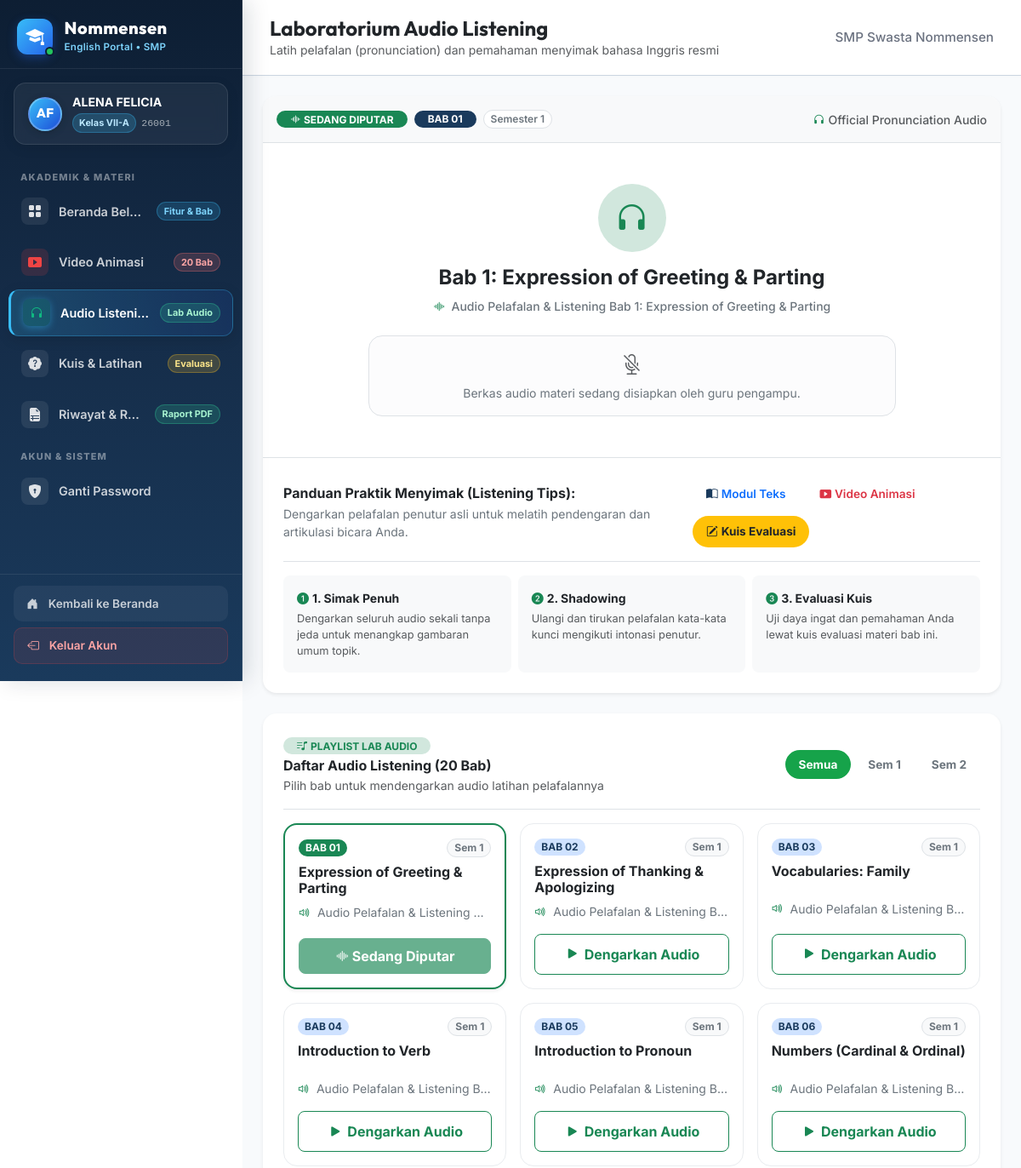
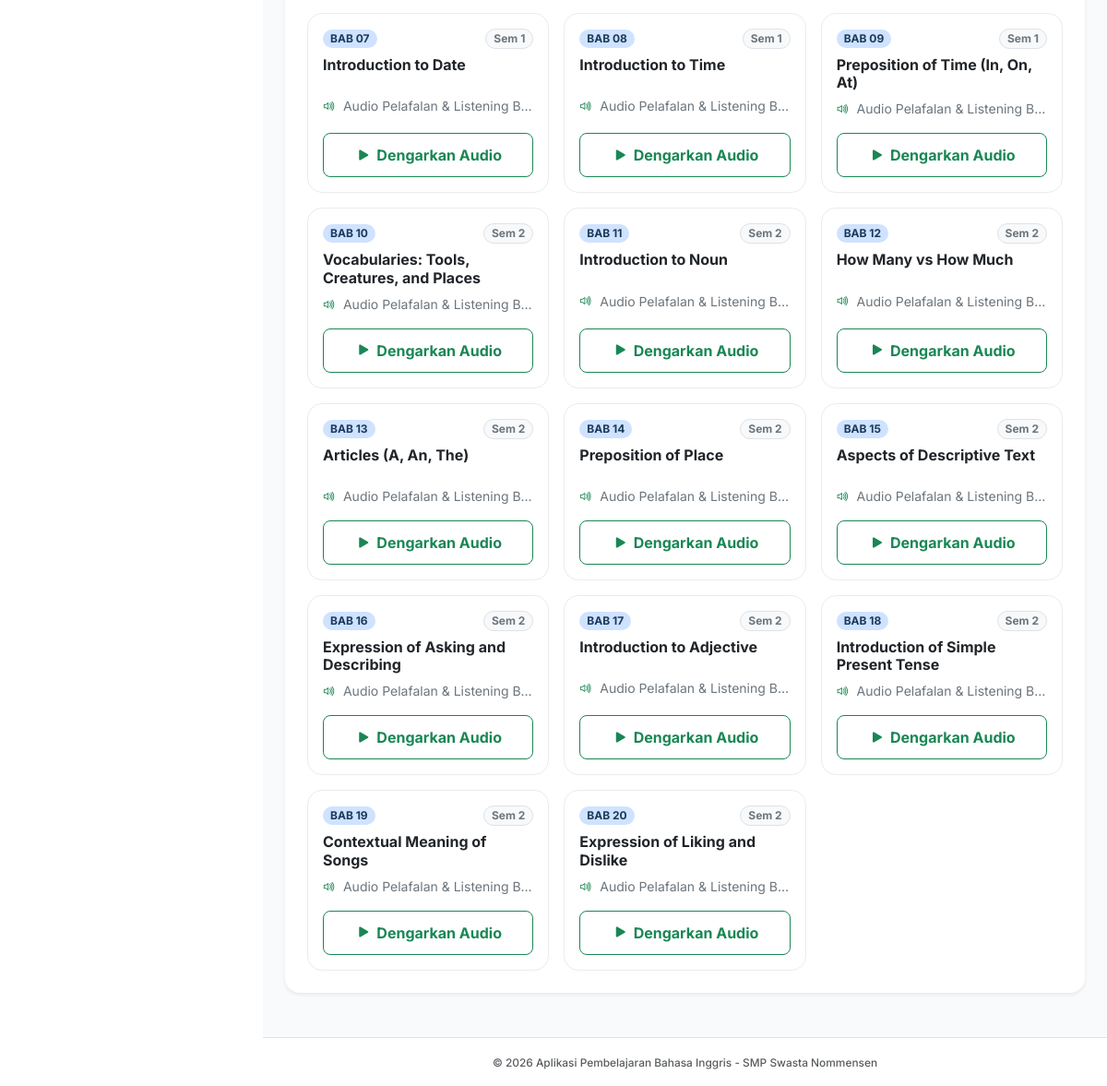
Page /siswa/audio.php (signed in) on the committed database (2 pictures, top to bottom).
### tables this page shows
CREATE TABLE `tb_materi` (
  `id_materi` int(11) NOT NULL AUTO_INCREMENT,
  `kategori` varchar(50) NOT NULL,
  `semester` tinyint(1) NOT NULL DEFAULT 1,
  `urutan` int(11) NOT NULL DEFAULT 1,
  `judul_materi` varchar(150) NOT NULL,
  `ringkasan` text DEFAULT NULL,
  `konten_teks` text DEFAULT NULL,
  `created_at` timestamp NOT NULL DEFAULT current_timestamp(),
  `id_guru` int(11) DEFAULT NULL,
  PRIMARY KEY (`id_materi`),
  KEY `id_guru` (`id_guru`),
  CONSTRAINT `tb_materi_ibfk_1` FOREIGN KEY (`id_guru`) REFERENCES `tb_guru` (`id_guru`) ON DELETE SET NULL
);

CREATE TABLE `tb_audio` (
  `id_audio` int(11) NOT NULL AUTO_INCREMENT,
  `id_materi` int(11) DEFAULT NULL,
  `file_audio` varchar(255) NOT NULL,
  `keterangan` varchar(255) DEFAULT NULL,
  PRIMARY KEY (`id_audio`),
  KEY `id_materi` (`id_materi`),
  CONSTRAINT `tb_audio_ibfk_1` FOREIGN KEY (`id_materi`) REFERENCES `tb_materi` (`id_materi`) ON DELETE CASCADE
);

### siswa/audio.php (the view, shortened to what this page needs)
<?php
require_once '../config.php';
$filter_sem = isset($_GET['semester']) ? intval($_GET['semester']) : 0;
$sql_list = "
    SELECT a.id_audio, a.file_audio, a.keterangan,
           m.id_materi, m.judul_materi, m.urutan, m.semester, m.ringkasan,
           k.id_kuis
    FROM tb_audio a
    JOIN tb_materi m ON a.id_materi = m.id_materi
    LEFT JOIN tb_kuis k ON m.id_materi = k.id_materi
";
$sql_list .= " ORDER BY m.urutan ASC";
$stmt_list = $pdo->prepare($sql_list);
if ($filter_sem === 1 || $filter_sem === 2) {
    $stmt_list->execute(['sem' => $filter_sem]);
} else {
    $stmt_list->execute();
}
$audio_list = $stmt_list->fetchAll();
$active_audio = null;
if (!$active_audio && !empty($audio_list)) {
    $active_audio = $audio_list[0];
}
require_once '../includes/header.php';
require_once '../includes/sidebar.php';
?>
<main class="siswa-main">
    <header class="siswa-header d-flex justify-content-between align-items-center">
        <div>
            <h1 class="h4 fw-bold text-dark mb-0">Laboratorium Audio Listening</h1>
            <div class="small text-muted">Latih pelafalan (pronunciation) dan pemahaman menyimak bahasa Inggris resmi</div>
        </div>
        <div class="siswa-header-school">SMP Swasta Nommensen</div>
    </header>
    <div class="siswa-content container-fluid px-3 px-md-4 py-4">
        <div class="mx-auto" style="max-width: 1020px;">
            <?php if ($active_audio): ?>
                <?php
                $audio_filename = $active_audio['file_audio'];
                $audio_path = '../assets/audio/' . $audio_filename;
                $audio_exists = !empty($audio_filename) && file_exists(__DIR__ . '/' . $audio_path);
                ?>
                <div class="card border-0 shadow-sm rounded-4 bg-white overflow-hidden mb-4">
                    <div class="card-header bg-light border-bottom p-3 d-flex flex-wrap justify-content-between align-items-center gap-2">
                        <div class="d-flex align-items-center gap-2">
                            <span class="badge bg-success text-white fw-bold px-3 py-1 rounded-pill shadow-xs">
                                <i class="bi bi-soundwave me-1"></i>SEDANG DIPUTAR
                            </span>
                            <span class="badge bg-primary text-white fw-bold px-3 py-1 rounded-pill">
                                BAB <?= sprintf("%02d", $active_audio['urutan']) ?>
                            </span>
                            <span class="badge bg-white text-secondary fw-semibold px-2 py-1 rounded-pill small border">
                                Semester <?= htmlspecialchars($active_audio['semester']) ?>
                            </span>
                        </div>
                        <div class="small text-muted fw-medium">
                            <i class="bi bi-headphones me-1 text-success"></i>Official Pronunciation Audio
                        </div>
                    </div>
                    <div class="p-4 p-md-5 text-center bg-white border-bottom">
                        <div class="d-inline-flex align-items-center justify-content-center bg-success-subtle text-success rounded-circle p-4 mb-3 shadow-xs" style="width: 80px; height: 80px;">
                            <i class="bi bi-headphones fs-1"></i>
                        </div>
                        <h2 class="h4 fw-bold text-dark mb-2">
                            Bab <?= $active_audio['urutan'] ?>: <?= htmlspecialchars($active_audio['judul_materi']) ?>
                        </h2>
                        <div class="text-secondary small fw-medium mb-4">
                            <i class="bi bi-soundwave me-1 text-success"></i>
                            <?= htmlspecialchars($active_audio['keterangan'] ?? 'Latihan Pelafalan & Menyimak Bahasa Inggris') ?>
                        </div>
                        <div class="mx-auto" style="max-width: 620px;">
                            <?php if ($audio_exists): ?>
                                <div class="p-3 bg-light rounded-4 border shadow-xs">
                                    <audio controls controlsList="nodownload" preload="metadata" class="w-100" id="mainAudioPlayer">
                                        <source src="<?= htmlspecialchars($audio_path) ?>" type="audio/mpeg">
                                        Browser Anda tidak mendukung pemutar audio HTML5.
                                    </audio>
                                </div>
                            <?php else: ?>
                                <div class="alert alert-light border border-dashed text-secondary rounded-4 p-3 small mb-0">
                                    <i class="bi bi-mic-mute fs-4 d-block mb-1 text-muted"></i>
                                    Berkas audio materi sedang disiapkan oleh guru pengampu.
                                </div>
                            <?php endif; ?>
                        </div>
                    </div>
                    <div class="card-body p-4">
                        <div class="d-flex flex-column flex-lg-row justify-content-between align-items-lg-center gap-3 pb-3 border-bottom mb-3">
                            <div>
                                <h3 class="h6 fw-bold text-dark mb-1">Panduan Praktik Menyimak (Listening Tips):</h3>
                                <div class="text-secondary small">
                                    Dengarkan pelafalan penutur asli untuk melatih pendengaran dan artikulasi bicara Anda.
                                </div>
                            </div>
                            <div class="d-flex flex-wrap gap-2">
                                <a href="materi_detail.php?id=<?= $active_audio['id_materi'] ?>" class="btn btn-outline-primary btn-sm rounded-pill px-3 py-2 fw-semibold d-flex align-items-center gap-1 shadow-xs" title="Buka Modul Teks Bab Ini">
                                    <i class="bi bi-book-half text-primary"></i>
                                    <span>Modul Teks</span>
                                </a>
                                <a href="video.php?id=<?= $active_audio['id_materi'] ?>" class="btn btn-outline-danger btn-sm rounded-pill px-3 py-2 fw-semibold d-flex align-items-center gap-1 shadow-xs" title="Tonton Video Bab Ini">
                                    <i class="bi bi-play-btn-fill text-danger"></i>
                                    <span>Video Animasi</span>
                                </a>
                                <?php if (!empty($active_audio['id_kuis'])): ?>
                                    <a href="kuis_kerjakan.php?id_kuis=<?= $active_audio['id_kuis'] ?>" class="btn btn-warning btn-sm rounded-pill px-3 py-2 fw-bold text-dark d-flex align-items-center gap-1 shadow-xs" title="Kerjakan Kuis Bab Ini">
                                        <i class="bi bi-pencil-square"></i>
                                        <span>Kuis Evaluasi</span>
                                    </a>
                                <?php endif; ?>
                            </div>
                        </div>
                        <div class="row row-cols-1 row-cols-md-3 g-2">
                            <div class="col">
                                <div class="p-3 bg-light rounded-3 border-0 h-100">
                                    <div class="fw-bold text-dark small mb-1"><i class="bi bi-1-circle-fill text-success me-1"></i>1. Simak Penuh</div>
                                    <div class="text-muted" style="font-size: 0.8rem;">Dengarkan seluruh audio sekali tanpa jeda untuk menangkap gambaran umum topik.</div>
                                </div>
                            </div>
                            <div class="col">
                                <div class="p-3 bg-light rounded-3 border-0 h-100">
                                    <div class="fw-bold text-dark small mb-1"><i class="bi bi-2-circle-fill text-success me-1"></i>2. Shadowing</div>
                                    <div class="text-muted" style="font-size: 0.8rem;">Ulangi dan tirukan pelafalan kata-kata kunci mengikuti intonasi penutur.</div>
                                </div>
                            </div>
                            <div class="col">
                                <div class="p-3 bg-light rounded-3 border-0 h-100">
                                    <div class="fw-bold text-dark small mb-1"><i class="bi bi-3-circle-fill text-success me-1"></i>3. Evaluasi Kuis</div>
                                    <div class="text-muted" style="font-size: 0.8rem;">Uji daya ingat dan pemahaman Anda lewat kuis evaluasi materi bab ini.</div>
                                </div>
                            </div>
                        </div>
                    </div>
                </div>
            <?php endif; ?>
            <div class="card border-0 shadow-sm rounded-4 bg-white p-4 mb-4">
                <div class="d-flex flex-column flex-sm-row justify-content-between align-items-sm-center gap-3 pb-3 mb-3 border-bottom">
                    <div>
                        <div class="badge bg-success-subtle text-success rounded-pill px-3 py-1 fw-bold mb-1">
                            <i class="bi bi-music-note-list me-1"></i>PLAYLIST LAB AUDIO
                        </div>
                        <h3 class="h6 fw-bold text-dark mb-0">Daftar Audio Listening (20 Bab)</h3>
                        <span class="small text-muted">Pilih bab untuk mendengarkan audio latihan pelafalannya</span>
                    </div>
                    <div class="d-flex gap-1">
                        <a href="audio.php<?= $active_audio ? '?id=' . $active_audio['id_materi'] : '' ?>" class="btn btn-sm <?= $filter_sem === 0 ? 'btn-success text-white' : 'btn-outline-secondary' ?> rounded-pill px-3 fw-bold">
                            Semua
                        </a>
                        <a href="audio.php?semester=1<?= $active_audio ? '&id=' . $active_audio['id_materi'] : '' ?>" class="btn btn-sm <?= $filter_sem === 1 ? 'btn-success text-white' : 'btn-outline-secondary' ?> rounded-pill px-3 fw-bold">
                            Sem 1
                        </a>
                        <a href="audio.php?semester=2<?= $active_audio ? '&id=' . $active_audio['id_materi'] : '' ?>" class="btn btn-sm <?= $filter_sem === 2 ? 'btn-success text-white' : 'btn-outline-secondary' ?> rounded-pill px-3 fw-bold">
                            Sem 2
                        </a>
                    </div>
                </div>
                <div class="row row-cols-1 row-cols-md-2 row-cols-lg-3 g-3">
                    <?php foreach ($audio_list as $item): ?>
                        <?php
                        $is_active = ($active_audio && $active_audio['id_materi'] == $item['id_materi']);
                        ?>
                        <div class="col">
                            <div class="card h-100 rounded-4 border <?= $is_active ? 'border-2 border-success bg-white shadow-sm' : 'border-light-subtle bg-white hover-shadow' ?> p-3 d-flex flex-column justify-content-between transition-all">
                                <div>
                                    <div class="d-flex justify-content-between align-items-center mb-2">
                                        <span class="badge <?= $is_active ? 'bg-success text-white' : 'bg-primary-subtle text-primary' ?> fw-bold rounded-pill px-2 py-1 small">
                                            BAB <?= sprintf("%02d", $item['urutan']) ?>
                                        </span>
                                        <span class="badge bg-light text-secondary border rounded-pill px-2 py-1 small">
                                            Sem <?= htmlspecialchars($item['semester']) ?>
                                        </span>
                                    </div>
                                    <h4 class="h6 fw-bold text-dark mb-2" style="min-height: 2.2rem;">
                                        <?= htmlspecialchars($item['judul_materi']) ?>
                                    </h4>
                                    <div class="small text-secondary mb-3 text-truncate">
                                        <i class="bi bi-volume-up me-1 text-success"></i>
                                        <?= htmlspecialchars($item['keterangan'] ?? 'Audio Listening Bab ' . $item['urutan']) ?>
                                    </div>
                                </div>
                                <div class="d-flex gap-2">
                                    <?php if ($is_active): ?>
                                        <button class="btn btn-success w-100 rounded-3 fw-bold py-2 small shadow-xs" disabled>
                                            <i class="bi bi-soundwave me-1"></i>Sedang Diputar
                                        </button>
                                    <?php else: ?>
                                        <a href="audio.php?id=<?= $item['id_materi'] ?><?= $filter_sem > 0 ? '&semester=' . $filter_sem : '' ?>" class="btn btn-outline-success w-100 rounded-3 fw-bold py-2 small shadow-xs d-flex align-items-center justify-content-center gap-1">
                                            <i class="bi bi-play-fill fs-5"></i>
                                            <span>Dengarkan Audio</span>
                                        </a>
                                    <?php endif; ?>
                                </div>
                            </div>
                        </div>
                    <?php endforeach; ?>
                </div>
            </div>
        </div>
    </div>
<?php require_once '../includes/footer.php'; ?>

### assets/css/style.css (style rules this page uses)
:root { --accent-blue: #1A3A5C; --accent-blue-hover: #10243b; --bs-primary: #1A3A5C; --bs-primary-rgb: 26, 58, 92; --bg-light: #ffffff; --bg-header: #1A3A5C; --bg-footer: #10243b; --text-main: #111827; --text-muted: #6b7280; --border-color: #cbd5e1; --transition-smooth: all 0.2s ease-in-out; }
* { box-sizing: border-box; margin: 0; padding: 0; }
html, body { height: 100%; }
body { font-family: 'Inter', sans-serif; background-color: var(--bg-light); color: var(--text-main); display: flex; flex-direction: column; min-height: 100vh; }
.siswa-main { flex: 1; min-width: 0; display: flex; flex-direction: column; min-height: 100vh; background-color: #f8fafc; margin-left: 285px; width: calc(100% - 285px); }
.siswa-header { background-color: #ffffff; border-bottom: 1px solid var(--border-color); padding: 1.2rem 2rem; display: flex; justify-content: space-between; align-items: center; box-shadow: 0 1px 3px rgba(0, 0, 0, 0.02); }
.siswa-header h1 { font-family: 'Outfit', sans-serif; font-size: 1.5rem; color: var(--accent-blue); font-weight: 700; }
.siswa-header-school { font-size: 0.95rem; color: var(--text-muted); font-weight: 500; }
.siswa-content { flex-grow: 1; padding: 2.5rem; max-width: 1200px; width: 100%; margin: 0 auto; }
.btn-sm { padding: 0.45rem 0.9rem; font-size: 0.85rem; font-weight: 600; border-radius: 4px; cursor: pointer; text-decoration: none; display: inline-flex; align-items: center; justify-content: center; gap: 0.35rem; transition: var(--transition-smooth); border: none; font-family: inherit; }
.btn-success { background-color: #16a34a; color: #ffffff; }

### rows in the picture
tb_materi: urutan "01", semester "1", urutan "1", judul_materi "Expression of Greeting & Parting"
tb_audio: keterangan "Audio Pelafalan & Listening Bab 1: Expression of Greeting & Parting", id_materi.urutan "01", id_materi.semester "1", id_materi.judul_materi "Expression of Greeting & Parting", keterangan "Audio Pelafalan & Listening…", shows "Sedang Diputar"
tb_audio: id_materi.urutan "02", id_materi.semester "1", id_materi.judul_materi "Expression of Thanking & Apologizing", keterangan "Audio Pelafalan & Listening B…"
tb_audio: id_materi.urutan "03", id_materi.semester "1", id_materi.judul_materi "Vocabularies: Family", keterangan "Audio Pelafalan & Listening B…"
tb_audio: id_materi.urutan "04", id_materi.semester "1", id_materi.judul_materi "Introduction to Verb", keterangan "Audio Pelafalan & Listening B…"
tb_audio: id_materi.urutan "05", id_materi.semester "1", id_materi.judul_materi "Introduction to Pronoun", keterangan "Audio Pelafalan & Listening B…"
tb_audio: id_materi.urutan "06", id_materi.semester "1", id_materi.judul_materi "Numbers (Cardinal & Ordinal)", keterangan "Audio Pelafalan & Listening B…"
tb_audio: id_materi.urutan "07", id_materi.semester "1", id_materi.judul_materi "Introduction to Date", keterangan "Audio Pelafalan & Listening B…"
tb_audio: id_materi.urutan "08", id_materi.semester "1", id_materi.judul_materi "Introduction to Time", keterangan "Audio Pelafalan & Listening B…"
tb_audio: id_materi.urutan "09", id_materi.semester "1", id_materi.judul_materi "Preposition of Time (In, On, At)", keterangan "Audio Pelafalan & Listening B…"
tb_audio: id_materi.urutan "10", id_materi.semester "2", id_materi.judul_materi "Vocabularies: Tools, Creatures, and Places", keterangan "Audio Pelafalan & Listening B…"
tb_audio: id_materi.urutan "11", id_materi.semester "2", id_materi.judul_materi "Introduction to Noun", keterangan "Audio Pelafalan & Listening B…"
tb_audio: id_materi.urutan "12", id_materi.semester "2", id_materi.judul_materi "How Many vs How Much", keterangan "Audio Pelafalan & Listening B…"
tb_audio: id_materi.urutan "13", id_materi.semester "2", id_materi.judul_materi "Articles (A, An, The)", keterangan "Audio Pelafalan & Listening B…"
tb_audio: id_materi.urutan "14", id_materi.semester "2", id_materi.judul_materi "Preposition of Place", keterangan "Audio Pelafalan & Listening B…"
tb_audio: id_materi.urutan "15", id_materi.semester "2", id_materi.judul_materi "Aspects of Descriptive Text", keterangan "Audio Pelafalan & Listening B…"
tb_audio: id_materi.urutan "16", id_materi.semester "2", id_materi.judul_materi "Expression of Asking and Describing", keterangan "Audio Pelafalan & Listening B…"
tb_audio: id_materi.urutan "17", id_materi.semester "2", id_materi.judul_materi "Introduction to Adjective", keterangan "Audio Pelafalan & Listening B…"
tb_audio: id_materi.urutan "18", id_materi.semester "2", id_materi.judul_materi "Introduction of Simple Present Tense", keterangan "Audio Pelafalan & Listening B…"
tb_audio: id_materi.urutan "19", id_materi.semester "2", id_materi.judul_materi "Contextual Meaning of Songs", keterangan "Audio Pelafalan & Listening B…"
tb_audio: id_materi.urutan "20", id_materi.semester "2", id_materi.judul_materi "Expression of Liking and Dislike", keterangan "Audio Pelafalan & Listening B…"

### other values in the picture
$initials "AF"
$nama_siswa "ALENA FELICIA"
$kelas_siswa "VII-A"
$nis_siswa "26001"
